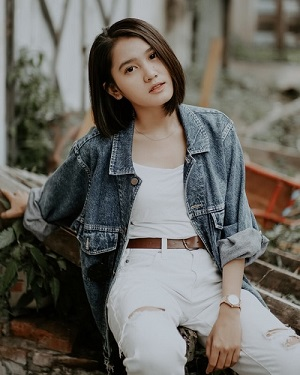
//> input picture Opencv_task/lady.jpg, 300 x 375 px
$ ./017图像直方图02   (built with g++ and OpenCV 4)
//> lines starting //> are read from the running program, lines starting //| are printed output that depends on the picture
#include <opencv2/opencv.hpp>
#include <iostream>

using namespace cv;
using namespace std;

const int bins = 256;
Mat src;
const char* winTitle = "input image";
void showHistogram();
int main(int argc, char** argv) {
	src = imread("lady.jpg");
//> src is the input picture: 375 rows x 300 cols, CV_8UC3; mean B, G, R 97.1, 103, 105.5
	if (src.empty()) {
		printf("could not load image...\n");
		return 0;
	}
	namedWindow(winTitle, WINDOW_AUTOSIZE);
	imshow(winTitle, src);
	showHistogram();
	waitKey(0);
	return 0;
}

void showHistogram() {
	// 三通道分离
	vector<Mat> bgr_plane;
	split(src, bgr_plane);
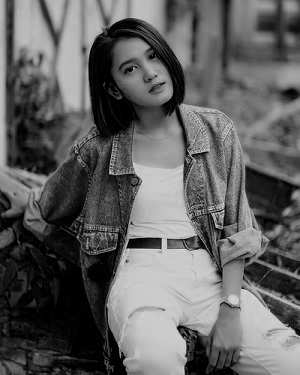
//> bgr_plane[0]: 375 rows x 300 cols, CV_8UC1; min 0, max 224, mean 97.1
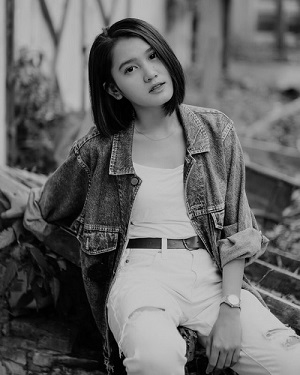
//> bgr_plane[1]: 375 rows x 300 cols, CV_8UC1; min 0, max 215, mean 103
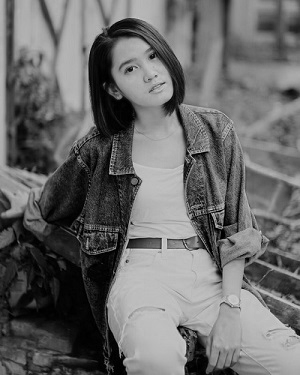
//> bgr_plane[2]: 375 rows x 300 cols, CV_8UC1; min 0, max 215, mean 105.5
	// 定义参数变量
	const int channels[1] = { 0 };
	const int bins[1] = { 256 };
	float hranges[2] = { 0,255 };
	const float* ranges[1] = { hranges };
	Mat b_hist;
	Mat g_hist;
	Mat r_hist;
	// 计算Blue, Green, Red通道的直方图
	calcHist(&bgr_plane[0], 1, 0, Mat(), b_hist, 1, bins, ranges);
//> b_hist = 256 values, max 4586 at index 0, min 0 at index 220, mean 439.5
	calcHist(&bgr_plane[1], 1, 0, Mat(), g_hist, 1, bins, ranges);
//> g_hist = 256 values, max 1296 at index 196, min 0 at index 214, mean 439.5
	calcHist(&bgr_plane[2], 1, 0, Mat(), r_hist, 1, bins, ranges);
//> r_hist = 256 values, max 1694 at index 189, min 0 at index 216, mean 439.5
	// 显示直方图
	int hist_w = 512;
	int hist_h = 400;
	int bin_w = cvRound((double)hist_w / bins[0]);
	Mat histImage = Mat::zeros(hist_h, hist_w, CV_8UC3);
	// 归一化直方图数据
	normalize(b_hist, b_hist, 0, histImage.rows, NORM_MINMAX, -1, Mat());
//> b_hist = 256 values, max 400 at index 0, min 0 at index 220, mean 38.33
	normalize(g_hist, g_hist, 0, histImage.rows, NORM_MINMAX, -1, Mat());
//> g_hist = 256 values, max 400 at index 196, min 0 at index 214, mean 135.6
	normalize(r_hist, r_hist, 0, histImage.rows, NORM_MINMAX, -1, Mat());
//> r_hist = 256 values, max 400 at index 189, min 0 at index 216, mean 103.8
	// 绘制直方图曲线
	for (int i = 1; i < bins[0]; i++) {
		line(histImage, Point(bin_w*(i - 1), hist_h - cvRound(b_hist.at<float>(i - 1))),
			Point(bin_w*(i), hist_h - cvRound(b_hist.at<float>(i))), Scalar(255, 0, 0), 2, 8, 0);
		line(histImage, Point(bin_w*(i - 1), hist_h - cvRound(g_hist.at<float>(i - 1))),
			Point(bin_w*(i), hist_h - cvRound(g_hist.at<float>(i))), Scalar(0, 255, 0), 2, 8, 0);
		line(histImage, Point(bin_w*(i - 1), hist_h - cvRound(r_hist.at<float>(i - 1))),
			Point(bin_w*(i), hist_h - cvRound(r_hist.at<float>(i))), Scalar(0, 0, 255), 2, 8, 0);
	}
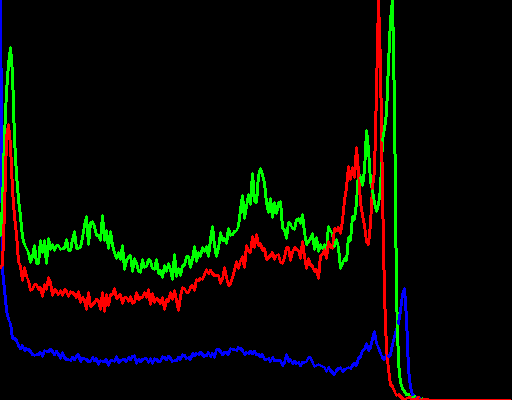
//> histImage: 400 rows x 512 cols, CV_8UC3; mean B, G, R 3.7, 8.9, 7.6
	// 显示直方图
	namedWindow("Histogram Demo", WINDOW_AUTOSIZE);
	imshow("Histogram Demo", histImage);
}

$ run again, with Opencv_task/girl.jpg copied over Opencv_task/lady.jpg
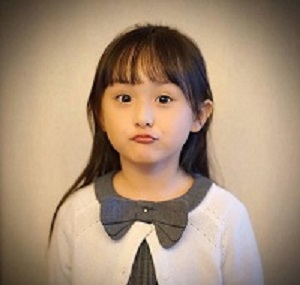
//> input picture Opencv_task/girl.jpg, 300 x 285 px
//> src is the input picture: 285 rows x 300 cols, CV_8UC3; mean B, G, R 119.4, 143.4, 168
//> in showHistogram, `split(src, bgr_plane);`:
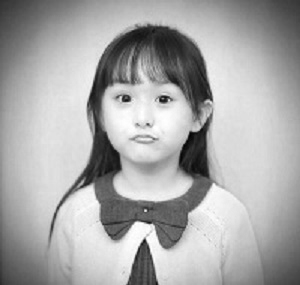
//> bgr_plane[2]: 285 rows x 300 cols, CV_8UC1; min 3, max 255, mean 168
//> in showHistogram, `calcHist(&bgr_plane[0], 1, 0, Mat(), b_hist, 1, bins, ranges);`: b_hist = 256 values, max 1066 at index 166, min 0 at index 249, mean 334
//> in showHistogram, `calcHist(&bgr_plane[1], 1, 0, Mat(), g_hist, 1, bins, ranges);`: g_hist = 256 values, max 1365 at index 193, min 0 at index 242, mean 334
//> in showHistogram, `calcHist(&bgr_plane[2], 1, 0, Mat(), r_hist, 1, bins, ranges);`: r_hist = 256 values, max 1368 at index 218, min 0 at index 0, mean 333.9
//> in showHistogram, `normalize(b_hist, b_hist, 0, histImage.rows, NORM_MINMAX, -1, Mat());`: b_hist = 256 values, max 400 at index 166, min 0 at index 249, mean 125.3
//> in showHistogram, `normalize(g_hist, g_hist, 0, histImage.rows, NORM_MINMAX, -1, Mat());`: g_hist = 256 values, max 400 at index 193, min 0 at index 242, mean 97.87
//> in showHistogram, `normalize(r_hist, r_hist, 0, histImage.rows, NORM_MINMAX, -1, Mat());`: r_hist = 256 values, max 400 at index 218, min 0 at index 0, mean 97.62
//> after the loop in showHistogram, `for (int i = 1; i < bins[0]; i++)`:
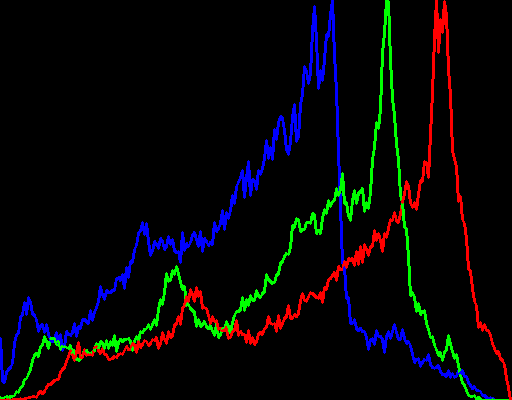
//> histImage: 400 rows x 512 cols, CV_8UC3; mean B, G, R 7.9, 6.2, 6.5
